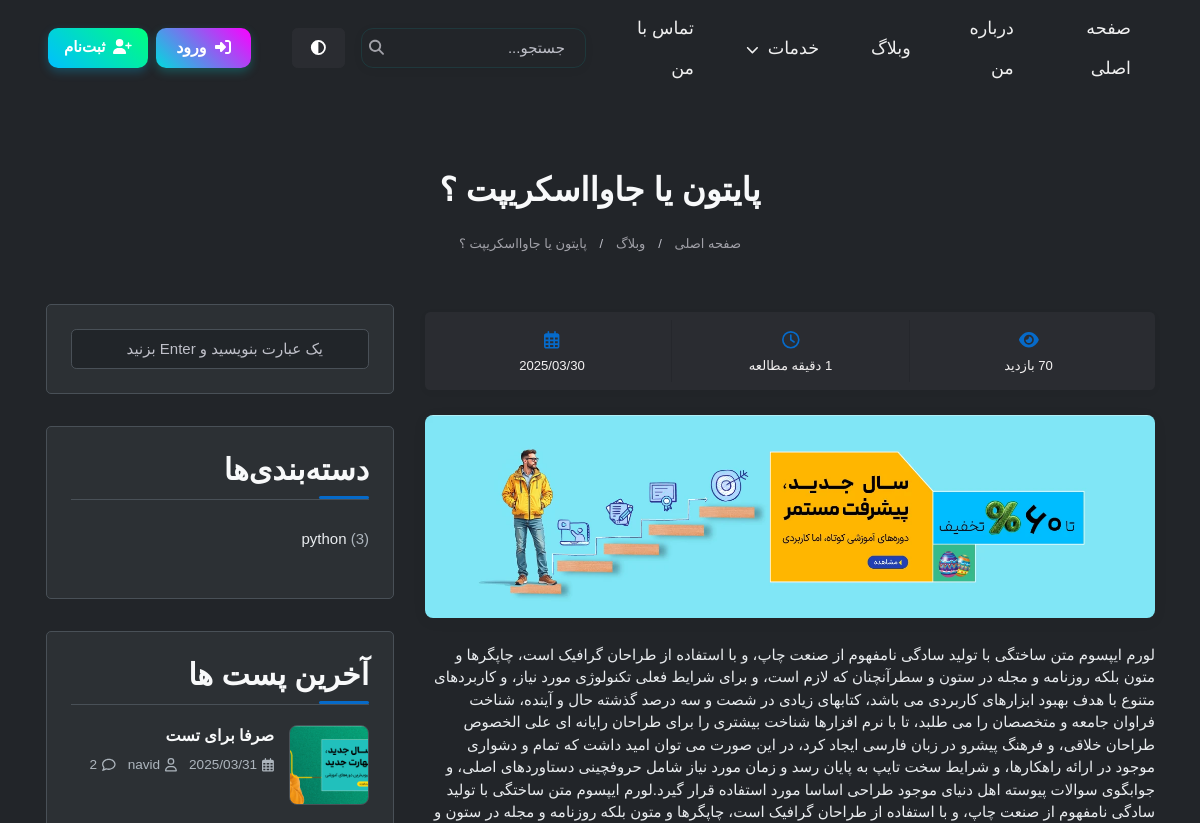
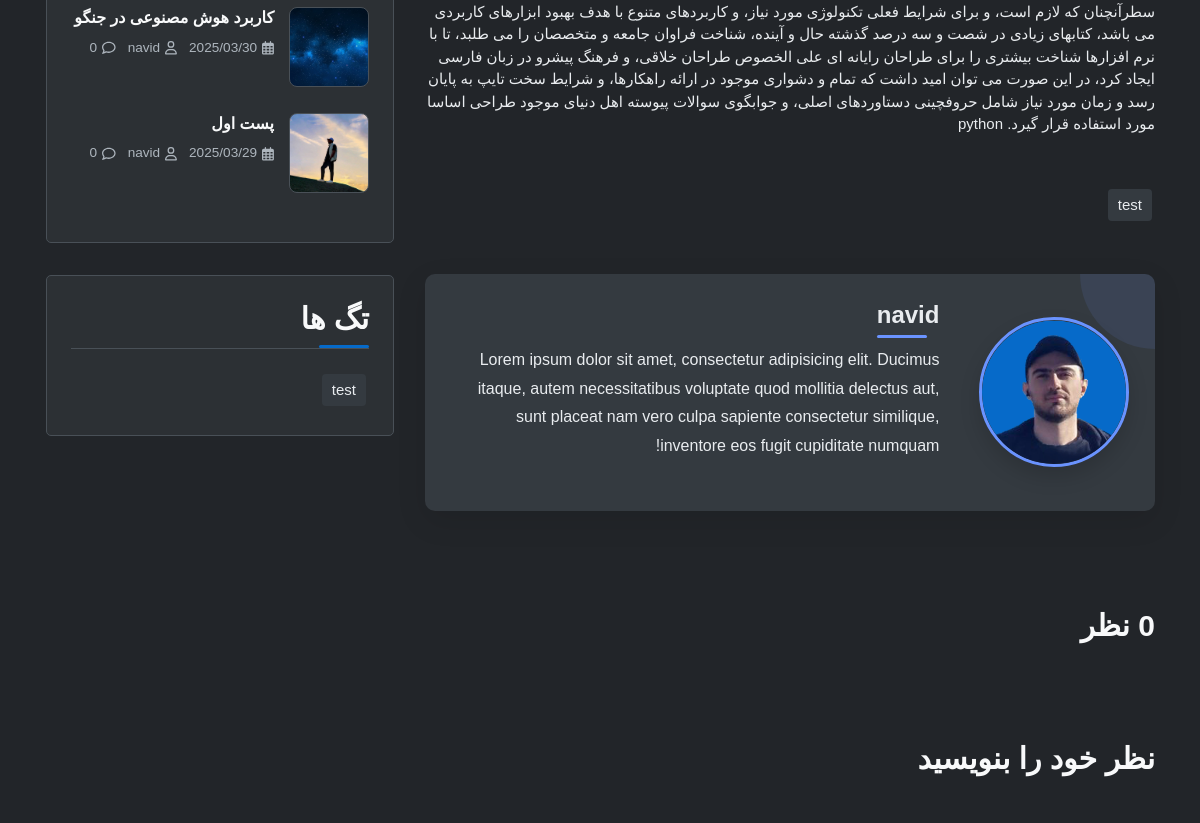
Page /blog/just-for-test/ (upper part) on the earlier database version (2 pictures, top to bottom).
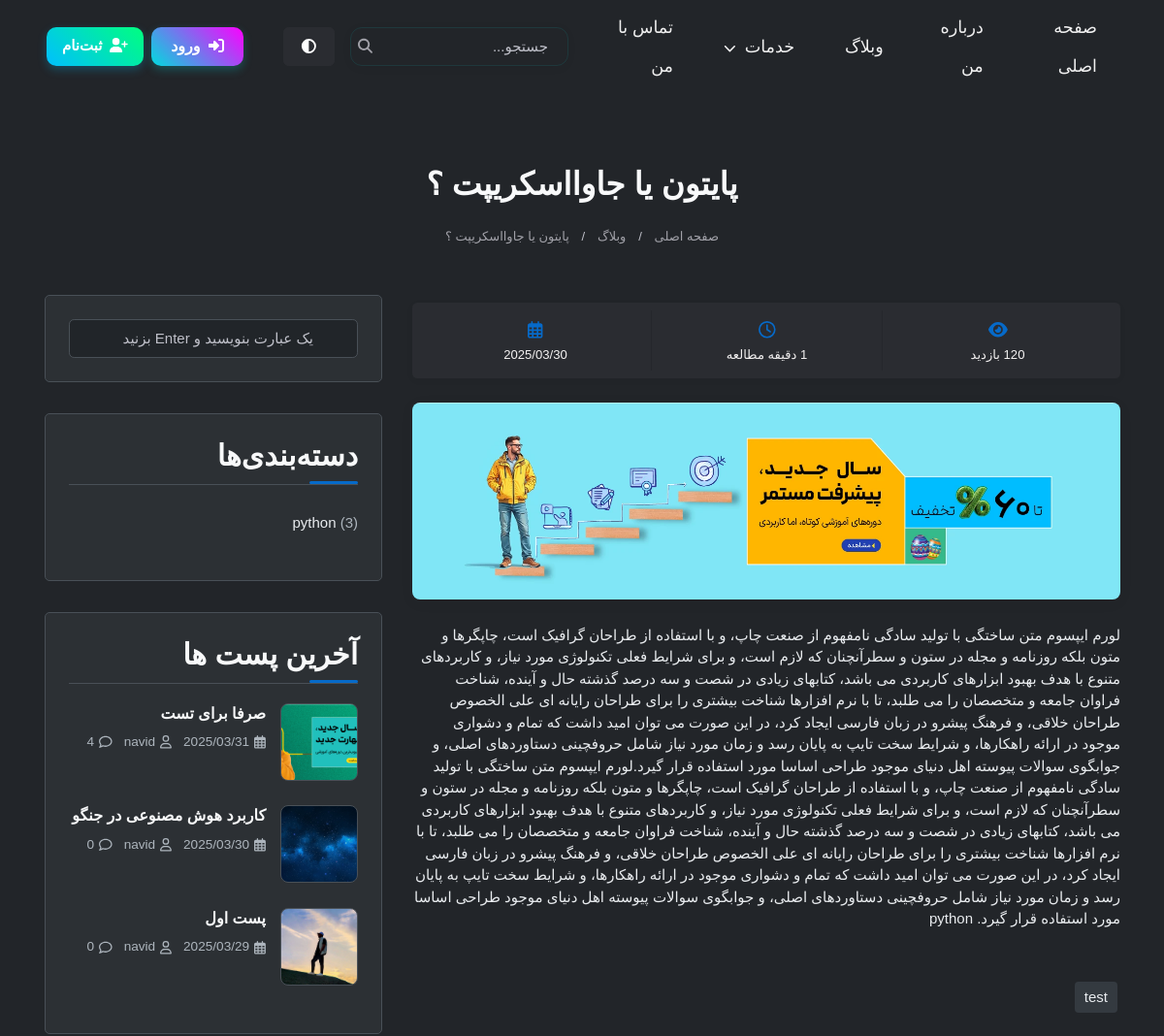
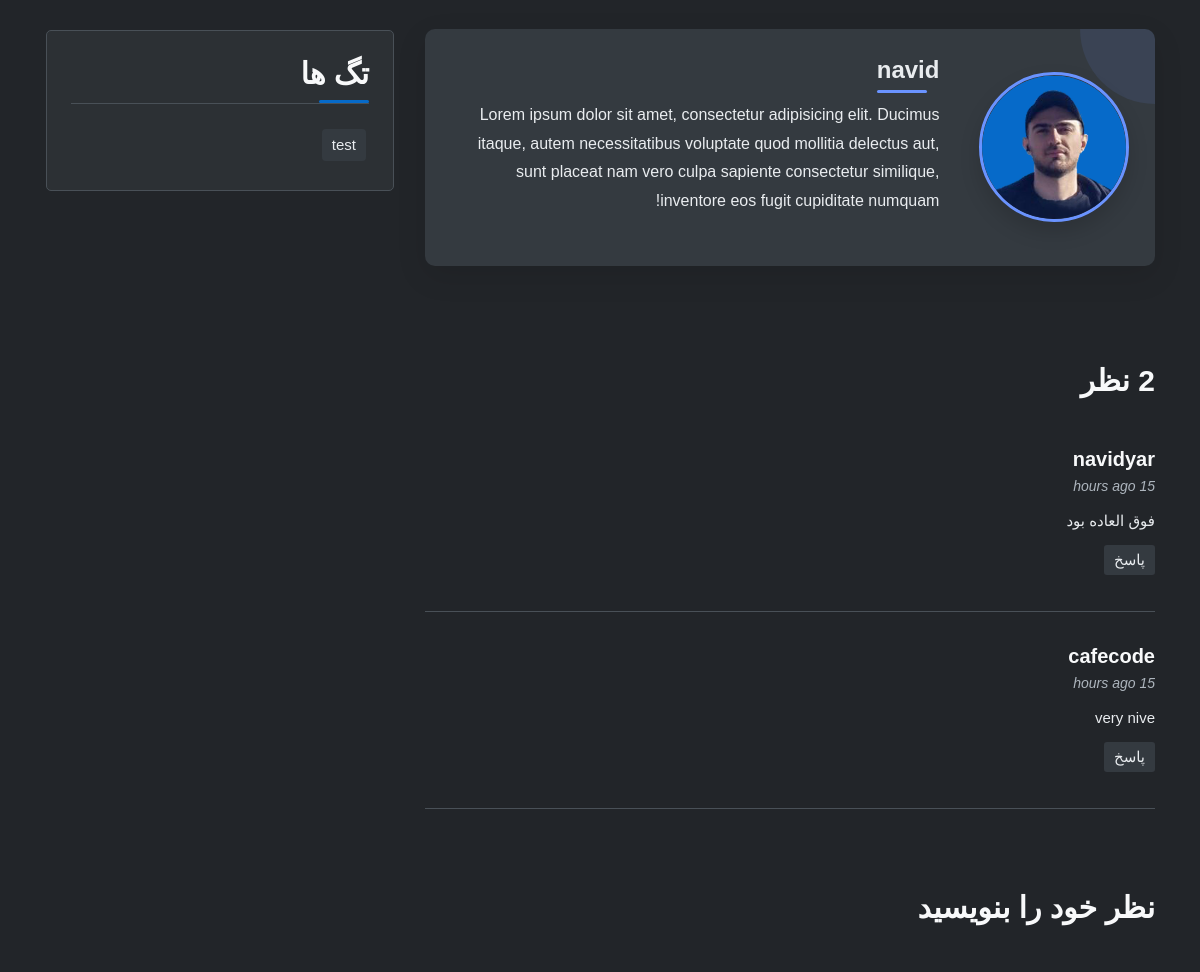
Same page on the later database version (2 pictures, top to bottom).
### blog/models.py (models this page shows, shortened)
class Category(models.Model):
    name = models.CharField(max_length=200)
    def get_post_count(self):
        return self.post_set.filter(status=True).count()

class Post(models.Model):
    author = models.ForeignKey(User, on_delete=models.SET_NULL, null=True, blank=True)
    title = models.CharField(max_length=200 , unique=True )
    slug = models.SlugField(max_length=255, unique=True, null=True, blank=True)
    content = models.TextField()
    image = models.ImageField(upload_to='blog_images/', default='blog_images/default.jpg')
    category = models.ForeignKey(Category, on_delete=models.CASCADE, null=True, blank=True)
    tags = TaggableManager()
    count_views = models.IntegerField(default=0)
    status = models.BooleanField(default=False)
    publish_at = models.DateTimeField(null=True, blank=True)
    created_at = models.DateTimeField(auto_now_add=True)
    updated_at = models.DateTimeField(auto_now=True)
    login_required = models.BooleanField(default=False)
    class Meta:
        ordering = ['-created_at']
    def save(self, *args, **kwargs):
        if not self.slug:
            self.slug = slugify(self.title)
        super().save(*args, **kwargs)

class Comment(models.Model):
    post = models.ForeignKey(Post, on_delete=models.CASCADE)
    name = models.CharField(max_length=200)
    email = models.EmailField()
    subject = models.CharField(max_length=200)
    message = models.TextField()
    created_at = models.DateTimeField(auto_now_add=True)
    updated_at = models.DateTimeField(auto_now=True)
    approved = models.BooleanField(default=False)
    class Meta:
        ordering = ['-created_at']

### blog/views.py (the view)
# urls.py: path('<slug:slug>/', views.blog_single, name='blog_single'),
def blog_single(request, slug):
    if not slug or slug == '':
        return redirect('blog:blog')
    post = get_object_or_404(Post, slug=slug, status=True)
    if request.method == 'POST':
        form = CommentForm(request.POST)
        if form.is_valid():
            comment = form.save(commit=False)
            comment.post = post
            comment.save()
            messages.success(request, 'نظر شما با موفقیت ثبت شد و پس از تایید نمایش داده خواهد شد')
            return redirect('blog:blog_single', slug=slug)
        else:
            for field, errors in form.errors.items():
                for error in errors:
                    messages.error(request, f"خطا در فیلد {field}: {error}")
    else:
        form = CommentForm()
    comments = Comment.objects.filter(post=post.id, approved=True).order_by('-created_at')
    categories = Category.objects.filter(post=post)
    post.count_views += 1
    post.save()
    word_count = len(post.content.split())
    reading_time = max(1, round(word_count / 200))
    latest_posts = Post.objects.filter(status=True).exclude(id=post.id).order_by('-created_at')[:3]
    context = {
        'post': post,
        'categories': categories,
        'reading_time': reading_time,
        'tags': post.tags.all(),
        'comments': comments,
        'form': form,
        'latest_posts': latest_posts
    }
    return render(request, 'blog/blog-single.html', context)

### blog/forms.py
class CommentForm(forms.ModelForm):
    captcha = CaptchaField(label='کد امنیتی')
    class Meta:
        model = Comment
        fields = ['name', 'email', 'message', 'subject']

### templates/blog/blog-single.html (shortened to what the changed rows need)
{% extends 'base.html' %}
{% load static %}
{% load humanize %}
{% block extra_css %}
<link rel="stylesheet" href="{% static 'css/blog-single.css' %}">
<link rel="stylesheet" href="https://cdnjs.cloudflare.com/ajax/libs/animate.css/4.1.1/animate.min.css">
{% endblock %}
{% block content %}
<section class="ftco-section mt-5 pt-4 pb-5">
  <div class="container">
    <div class="row mb-2">
      <div class="col-12 text-center">
        <h2 class="mb-2">{{ post.title }}</h2>
      </div>
    </div>
    <div class="row">
      <div class="col-lg-8">
        <div class="tag-widget post-tag-container mb-5 mt-5">
          <div class="tagcloud">
            {% for tag in tags %}
            <a href="{% url 'blog:blog' %}?tag={{ tag.name }}" class="tag-cloud-link">{{ tag.name }}</a>
            {% empty %}
            <p>هیچ تگی یافت نشد</p>
            {% endfor %}
          </div>
        </div>
        <div class="pt-5 mt-5" id="comments-section">
          <ul class="comment-list">
          {% for comment in comments %}
            <li class="comment">
              <div class="comment-body">
                <h3>{{ comment.name }}</h3>
                <div class="meta">{{ comment.created_at|naturaltime }} </div>
                <p>{{ comment.message }}</p>
                <p><a href="#" class="reply">پاسخ</a></p>
              </div>
            </li>
            {% endfor %}
          </ul>
        </div>
      </div>
      <div class="col-lg-4 sidebar">
        <div class="sidebar-box">
          <ul class="categories">
            {% for category in categories %}
            <li><a href="{% url 'blog:blog' %}?category={{ category.name }}">{{ category.name }} <span>({{ category.get_post_count }})</span></a></li>
            {% empty %}
            <li><a href="{% url 'blog:blog' %}">بدون دسته‌بندی</a></li>
            {% endfor %}
          </ul>
        </div>
        <div class="sidebar-box">
          {% for post in latest_posts %}
          <div class="block-21 mb-4 d-flex">
            <a class="blog-img mr-4" style="background-image: url('{{ post.image.url }}');"></a>
            <div class="text">
              <h3 class="heading"><a href="{% url 'blog:blog_single' post.slug %}">{{ post.title }}</a></h3>
              <div class="meta">
                <div><a href="#"><i class="far fa-calendar-alt" style="margin-left: 5px;"></i> {{ post.created_at|date:"Y/m/d" }}</a></div>
                <div><a href="#"><i class="far fa-user" style="margin-left: 5px;"></i> {{ post.author.first_name }}</a></div>
                <div><a href="#comments-section"><i class="far fa-comment" style="margin-left: 5px;"></i> {{ post.comment_set.filter.count }}</a></div>
              </div>
            </div>
          </div>
          {% empty %}
          <p>هیچ پستی یافت نشد.</p>
          {% endfor %}
        </div>
        <div class="sidebar-box">
          <div class="tagcloud">
            {% for tag in tags %}
            <a href="{% url 'blog:blog' %}?tag={{ tag.name }}" class="tag-cloud-link">{{ tag.name }}</a>
            {% empty %}
            <p>هیچ تگی یافت نشد</p>
            {% endfor %}
          </div>
        </div>
      </div>
    </div>
  </div>
</section>
{% endblock %}

Differences in the rows shown:
added Comment: name "navidyar", created_at "15 hours ago", message "فوق العاده بود"
added Comment: name "cafecode", created_at "15 hours ago", message "very nive"
changed Post "صرفا برای تست": comment_set.filter.count "2" → "4"
